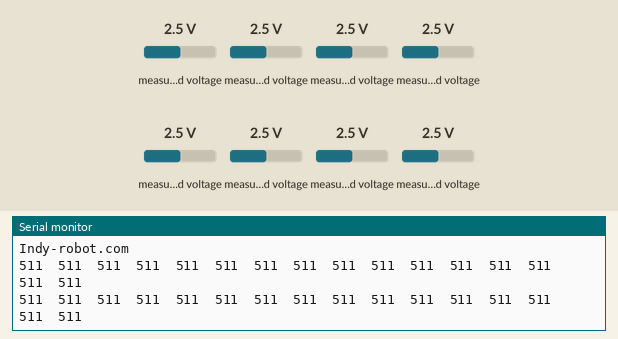
Simulated run of this sketch. Board: Arduino Nano, built with avr-gcc and run on an emulated ATmega328P. Shown: the last lines printed to the serial monitor. The test bench sets the inputs (shaded band); at power-on: measured voltage 2.5 V.

Above: at 1.2 s.
1.3 s: measured voltage (sensor 200) set to 0.1 V
At 2.6 s:
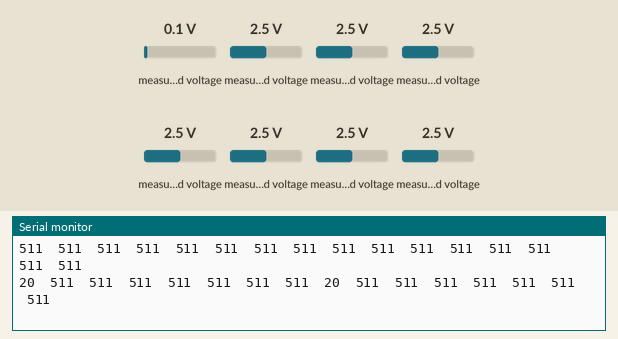
2.8 s: measured voltage (sensor 201) set to 0.1 V
At 3.8 s:
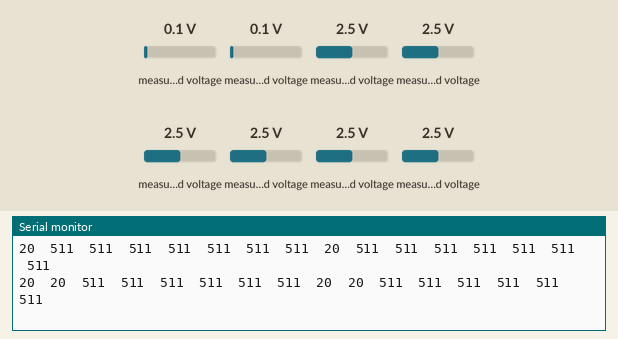
4.3 s: measured voltage (sensor 202) set to 0.1 V
At 5.6 s:
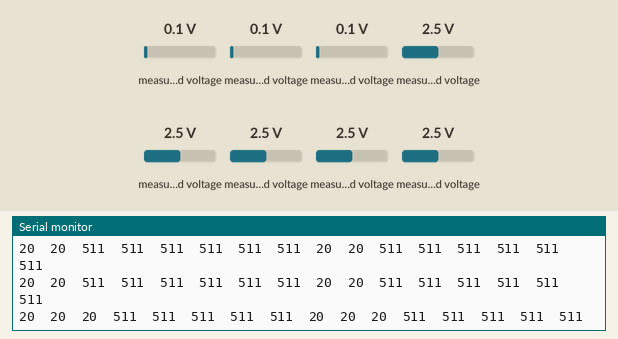
5.8 s: measured voltage (sensor 203) set to 0.1 V
At 6.8 s:
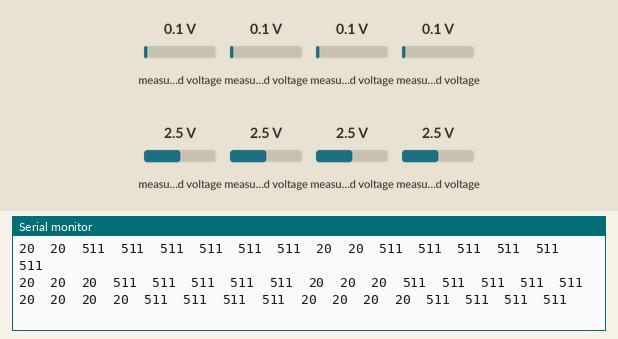
7.3 s: measured voltage (sensor 204) set to 0.1 V
At 8.6 s:
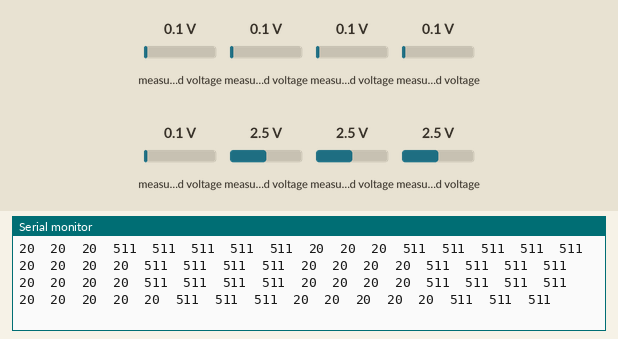
8.8 s: measured voltage (sensor 205) set to 0.1 V
At 9.7 s:
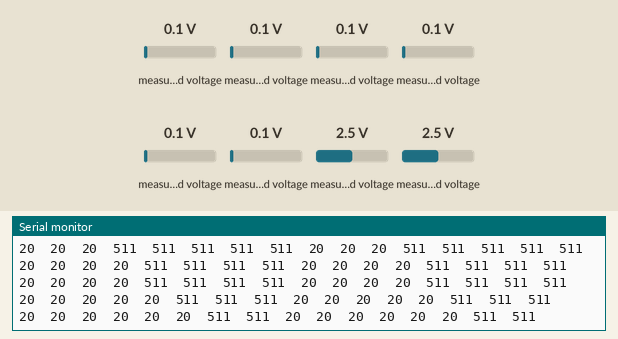

Measured:
- after the input at 1.3 s, the serial monitor: prints a new line after 0.71 s (image 1)
- after the input at 2.8 s, the serial monitor: prints a new line after 0.22 s (image 2)
- after the input at 4.3 s, the serial monitor: prints a new line after 0.73 s (image 3)
- after the input at 5.8 s, the serial monitor: prints a new line after 0.23 s (image 4)
- after the input at 7.3 s, the serial monitor: prints a new line after 0.74 s (image 5)
- after the input at 8.8 s, the serial monitor: prints a new line after 0.24 s (image 6)

The sketch:

test_read_sensor_pack_2board.ino
```cpp
/*
 *
 * โค๊ดนี้เป็นตัวอย่างการอ่านค่าจาก Sensor indy-sp
 * โดยโค็ดนี้ จะทดลองต่อกับ sensor สองตัว และทำการอ่านค่าสลับกัน
 *
 * www.indy-robot.com
 *
 */

#include <Adafruit_MCP3008.h>  //เรียกใช้ Library
Adafruit_MCP3008 adc;


void setup() {
  Serial.begin(115200);
  while (!Serial);

  Serial.println("Indy-robot.com");

  //adc.begin();  //SPI HW สำหรับ arduino nano -->>  clk=13,miso=12,mosi=11,cs=10
  //adc.begin(A0, A1, A2, A3);  // Software SPI  (sck, mosi, miso, cs);
}

void loop() {
  adc.begin(A0, A2, A1, A3);       // กำหนดขา ที่ใช่ต่อกับ sensor  เรียงตาม sck, mosi, miso, cs  ซ้ายไปขวา
  for (int chan=0; chan<8; chan++) // วนลูป อ่านค่า ตัวที่ 0-7
      {
      Serial.print(adc.readADC(chan));  // เรียกใช้ adc.readADC(chan) เพื่ออ่านค่า  (chan แทนค่าช่องที่อ่าน ใส่ได้ 0-7)
      Serial.print("\t");
      }

   adc.begin(A0, A2, A1, 13);     // กำหนดขา ที่ใช่ต่อกับ sensor  เรียงตาม sck, mosi, miso, cs  ซ้ายไปขวา
  for (int chan=0; chan<8; chan++)  // วนลูป อ่านค่า ตัวที่ 0-7
      {
      Serial.print(adc.readADC(chan)); // เรียกใช้ adc.readADC(chan) เพื่ออ่านค่า  (chan แทนค่าช่องที่อ่าน ใส่ได้ 0-7)
      Serial.print("\t");
      }


  Serial.println("");
  delay(1000);
}
```
